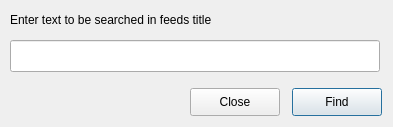
<?xml version="1.0" encoding="UTF-8"?>
<ui version="4.0">
 <class>Dialog</class>
 <widget class="QDialog" name="Dialog">
  <property name="geometry">
   <rect>
    <x>0</x>
    <y>0</y>
    <width>393</width>
    <height>127</height>
   </rect>
  </property>
  <property name="windowTitle">
   <string>Search</string>
  </property>
  <widget class="QPushButton" name="buttonFind">
   <property name="geometry">
    <rect>
     <x>292</x>
     <y>88</y>
     <width>90</width>
     <height>28</height>
    </rect>
   </property>
   <property name="text">
    <string>Find</string>
   </property>
  </widget>
  <widget class="QLabel" name="label_2">
   <property name="geometry">
    <rect>
     <x>10</x>
     <y>10</y>
     <width>381</width>
     <height>20</height>
    </rect>
   </property>
   <property name="text">
    <string>Enter text to be searched in feeds title</string>
   </property>
  </widget>
  <widget class="QPushButton" name="buttonClose">
   <property name="geometry">
    <rect>
     <x>190</x>
     <y>88</y>
     <width>90</width>
     <height>28</height>
    </rect>
   </property>
   <property name="text">
    <string>Close</string>
   </property>
  </widget>
  <widget class="QLineEdit" name="lineEdit">
   <property name="geometry">
    <rect>
     <x>10</x>
     <y>40</y>
     <width>370</width>
     <height>32</height>
    </rect>
   </property>
  </widget>
 </widget>
 <tabstops>
  <tabstop>lineEdit</tabstop>
  <tabstop>buttonFind</tabstop>
  <tabstop>buttonClose</tabstop>
 </tabstops>
 <resources/>
 <connections/>
</ui>
